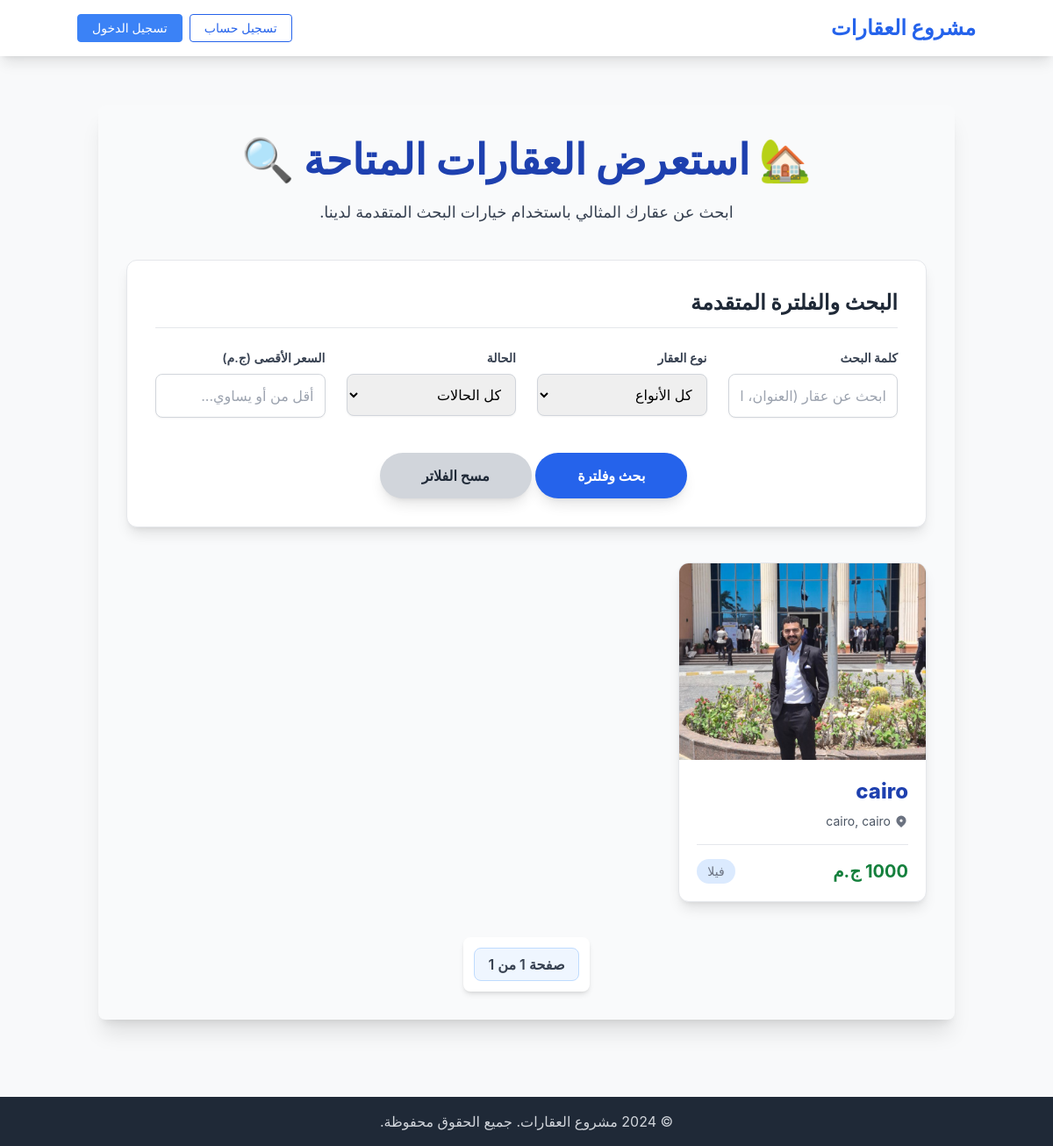
Before: / with the older database file.
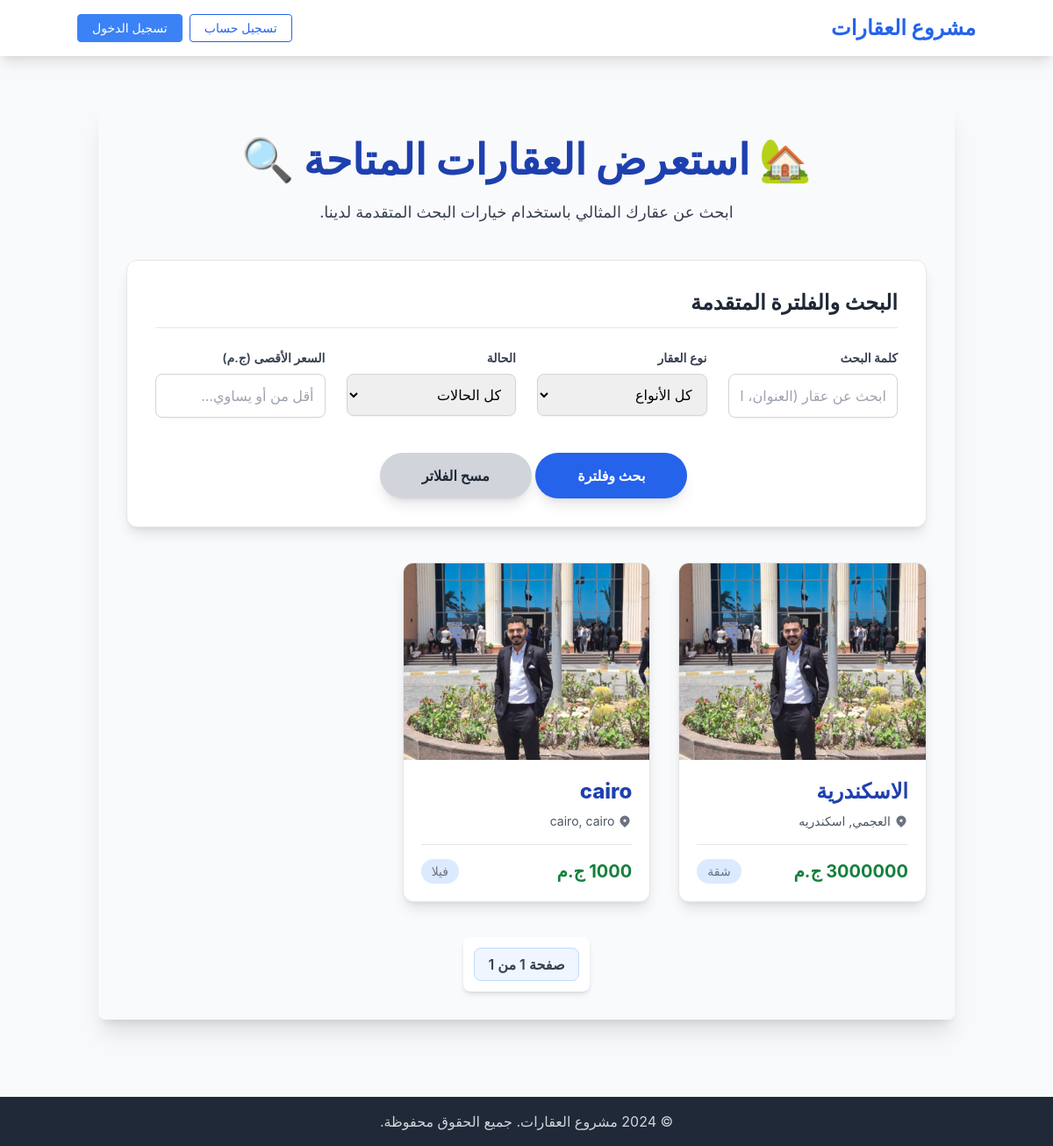
After: the same page with the newer database file.
### properties/models.py (models this page shows, shortened)
class Property(models.Model):
    PROPERTY_TYPES = (
        ('apartment', 'شقة'),
        ('villa', 'فيلا'),
        ('land', 'أرض'),
        ('commercial', 'محل/مكت'),
        ('chalet', 'شاليه'),
        ('other', 'أخرى'),
    )
    PROPERTY_STATUS = (
        ('for_sale', 'للبيع'),
        ('for_rent', 'للإيجار'),
    )
    owner = models.ForeignKey(User, on_delete=models.CASCADE, related_name='properties_owned', verbose_name='المالك')
    title = models.CharField(max_length=200, verbose_name='عنوان العقار')
    description = models.TextField(verbose_name='الوصف')
    property_type = models.CharField(max_length=50, choices=PROPERTY_TYPES, verbose_name='نوع العقار')
    status = models.CharField(max_length=50, choices=PROPERTY_STATUS, verbose_name='الحالة')
    price = models.DecimalField(max_digits=12, decimal_places=2, verbose_name='السعر') # DecimalField للأرقام العشرية زي الأسعار
    area = models.DecimalField(max_digits=10, decimal_places=2, help_text='بالمتر المربع', verbose_name='المساحة')
    bedrooms = models.IntegerField(default=0, verbose_name='عدد غرف النوم')
    bathrooms = models.IntegerField(default=0, verbose_name='عدد الحمامات')
    location_address = models.CharField(max_length=255, verbose_name='العنوان بالتفصيل')
    city = models.CharField(max_length=100, verbose_name='المدينة')
    district = models.CharField(max_length=100, blank=True, null=True, verbose_name='الحي/المنطقة')
    latitude = models.DecimalField(max_digits=22, decimal_places=16, blank=True, null=True, verbose_name='خط العرض')
    longitude = models.DecimalField(max_digits=22, decimal_places=16, blank=True, null=True, verbose_name='خط الطول')
    published_date = models.DateTimeField(default=timezone.now, verbose_name='تاريخ النشر')
    updated_date = models.DateTimeField(auto_now=True, verbose_name='تاريخ التحديث')
    is_published = models.BooleanField(default=True, verbose_name='منشور')
    features = models.ManyToManyField('Feature', blank=True, related_name='properties', verbose_name='المميزات')
    slug = models.SlugField(unique=True, max_length=255, blank=True, null=True, verbose_name='الرابط اللطيف')
    class Meta:
        verbose_name = 'عقار'
        verbose_name_plural = 'عقارات'
        ordering = ['-published_date'] # ترتيب العقارات تنازلياً حسب تاريخ النشر

### properties/views.py (the view, shortened to what this page needs)
# urls.py: path('', PropertyListView.as_view(), name='property_list'),
class PropertyListView(ListView):
    model = Property
    template_name = 'properties/property_list.html'
    context_object_name = 'properties' # سيتم تغيير هذا لاحقاً في get_context_data
    paginate_by = 6
    def get_queryset(self):
        queryset = Property.objects.filter(is_published=True).order_by('-published_date')
        query = self.request.GET.get('q')
        property_type = self.request.GET.get('property_type')
        if property_type:
            queryset = queryset.filter(property_type=property_type)
        status = self.request.GET.get('status')
        if status:
            queryset = queryset.filter(status=status)
        max_price = self.request.GET.get('max_price')
        if max_price and max_price.isdigit(): # تأكد أنه رقم
            queryset = queryset.filter(price__lte=float(max_price)) # أقل من أو يساوي
        return queryset
    def get_context_data(self, **kwargs):
        context = super().get_context_data(**kwargs)
        context['property_type_choices'] = Property.PROPERTY_TYPES
        context['property_status_choices'] = Property.PROPERTY_STATUS
        properties_with_display_image = []
        for prop in context['object_list']: # object_list يحتوي على العقارات للصفحة الحالية
            display_image_url = "https://placehold.co/600x336/E5E7EB/4B5563?text=لا+توجد+صورة" # صورة افتراضية
            main_image = prop.images.filter(is_main=True).first()
            if main_image:
                display_image_url = main_image.image.url
            elif prop.images.first(): # إذا لم توجد صورة رئيسية، احصل على أول صورة متاحة
                display_image_url = prop.images.first().image.url
            properties_with_display_image.append({
                'property': prop,
                'display_image_url': display_image_url
            })
        context['properties'] = properties_with_display_image # استبدال properties بالقائمة الجديدة
        return context

### properties/templates/properties/property_list.html (shortened to what the changed rows need)
{% extends 'base.html' %}
{% load static %}
{% block content %}
<div class="max-w-6xl mx-auto p-6 md:p-8 bg-gray-50 rounded-lg shadow-xl my-8">
    <div class="text-center mb-10">
        <h1 class="text-5xl font-extrabold text-blue-800 leading-tight mb-4">
            🏡 استعرض العقارات المتاحة 🔍
        </h1>
    </div>
    <div class="bg-white p-8 rounded-xl shadow-lg mb-10 border border-gray-200">
        <h2 class="text-2xl font-bold text-gray-800 mb-6 border-b pb-3">البحث والفلترة المتقدمة</h2>
    </div>
    {% if properties %}
    <div class="grid grid-cols-1 sm:grid-cols-2 lg:grid-cols-3 gap-8">
        {% for item in properties %}
        {% with property=item.property %}
        <div class="bg-white rounded-xl shadow-lg overflow-hidden border border-gray-200 transition-all duration-300 transform hover:scale-102 hover:shadow-2xl">
            <a href="{% if property.slug %}{% url 'properties:property_detail' property.slug %}{% else %}{% url 'properties:property_detail' property.pk %}{% endif %}">
                <img src="{{ item.display_image_url }}" alt="{{ property.title }}" class="w-full h-56 object-cover transition-transform duration-300 hover:scale-105">
            </a>
            <div class="p-5">
                <a href="{% if property.slug %}{% url 'properties:property_detail' property.slug %}{% else %}{% url 'properties:property_detail' property.pk %}{% endif %}" class="text-2xl font-extrabold text-blue-800 hover:text-blue-900 transition-colors duration-200 block mb-2">
                    {{ property.title }}
                </a>
                <p class="text-gray-600 text-sm mb-3 flex items-center">
                    <svg class="w-4 h-4 text-gray-500 ml-1" fill="currentColor" viewBox="0 0 20 20">
                        <path fill-rule="evenodd" d="M5.05 4.05a7 7 0 119.9 9.9L10 18.9l-4.95-4.95a7 7 0 010-9.9zM10 11a2 2 0 100-4 2 2 0 000 4z" clip-rule="evenodd" />
                    </svg>
                    {{ property.location_address|truncatechars:40 }}, {{ property.city }}
                </p>
                <div class="flex items-center justify-between mt-4 border-t pt-4">
                    <span class="text-xl font-bold text-green-700">
                        {{ property.price|floatformat:"0" }} ج.م
                    </span>
                    <span class="text-sm text-gray-500 bg-blue-100 text-blue-800 px-3 py-1 rounded-full">
                        {{ property.get_property_type_display }}
                    </span>
                </div>
            </div>
        </div>
        {% endwith %}
        {% endfor %}
    </div>
    {% endif %}
</div>
{% endblock %}

Changed rows visible on the page:
added Property: property "الاسكندرية", property.location_address "العجمي", property.city "اسكندريه", property.price "3000000", property.property_type "شقة"
